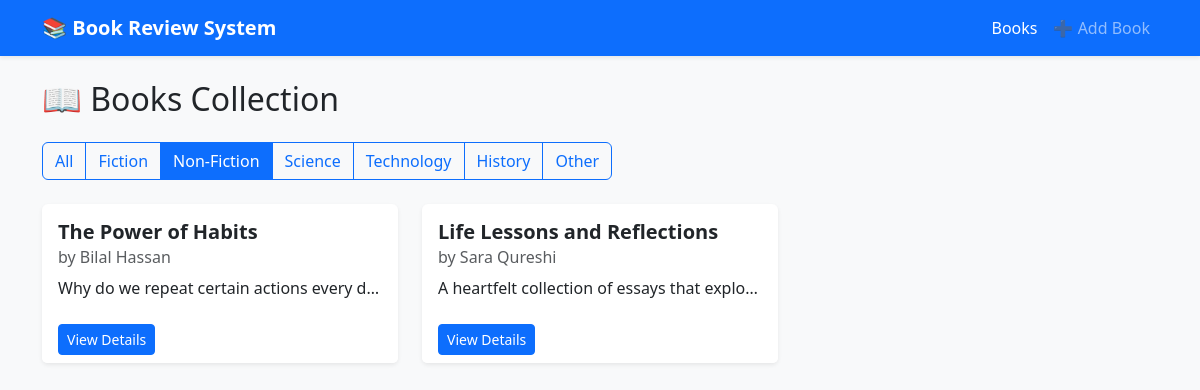
Screenshot of /?genre=non_fiction with the database file from the repository.
### book/models.py (models this page shows, shortened)
class Book(models.Model):
    GENRE_CHOICES = [
        ('fiction', 'Fiction'),
        ('non_fiction', 'Non-Fiction'),
        ('science', 'Science'),
        ('technology', 'Technology'),
        ('history', 'History'),
        ('other', 'Other'),
    ]
    title = models.CharField(max_length=200)
    author = models.CharField(max_length=200)
    description = models.TextField()
    genre = models.CharField(max_length=20,choices=GENRE_CHOICES)
    isbn = models.CharField('ISBN',max_length=13,unique=True)
    publication_date = models.DateField()
    average_rating = models.DecimalField(
        max_digits=3,
        decimal_places=2,
        validators=[MinLengthValidator(0),MaxLengthValidator(5)],
        default=0
    )
    created_at = models.DateTimeField(auto_now_add=True)
    updated_at = models.DateTimeField(auto_now=True)

### book/views.py (the view)
# urls.py: path('',views.book_list, name='book_list'),
def book_list(request):
    genre = request.GET.get('genre')
    if genre:
        books = Book.objects.filter(genre=genre).order_by('-created_at')
    else:
        books = Book.objects.all().order_by('-created_at')
    return render(request,'book/book_list.html',{'books':books},)

### book/templates/book/book_list.html (shortened to what this page needs)
{% extends "book/base.html" %}
{% block content %}
<h2 class="mb-4">📖 Books Collection</h2>
<div class="row mb-4">
    <div class="col">
        <div class="btn-group" role="group">
            <a href="{% url 'book_list' %}"
               class="btn btn-outline-primary {% if not request.GET.genre %}active{% endif %}">
               All
            </a>
            {% for key, value in books.model.GENRE_CHOICES %}
                <a href="?genre={{ key }}"
                   class="btn btn-outline-primary {% if request.GET.genre == key %}active{% endif %}">
                   {{ value }}
                </a>
            {% endfor %}
        </div>
    </div>
</div>
<div class="row row-cols-1 row-cols-md-2 row-cols-lg-3 g-4">
    {% for book in books %}
        <div class="col">
            <div class="card h-100 shadow-sm border-0">
                <div class="card-body">
                    <h5 class="card-title fw-bold">{{ book.title }}</h5>
                    <h6 class="card-subtitle mb-2 text-muted">by {{ book.author }}</h6>
                    <p class="card-text text-truncate" style="max-height: 4.5em; overflow: hidden;">
                        {{ book.description|truncatewords:30 }}
                    </p>
                </div>
                <div class="card-footer bg-white border-0">
                    <a href="{% url 'book_detail' book.pk %}" class="btn btn-sm btn-primary">View Details</a>
                </div>
            </div>
        </div>
    {% empty %}
        <div class="col-12">
            <div class="alert alert-info">No books found.</div>
        </div>
    {% endfor %}
</div>
{% endblock content %}

### rows the page displays
Book: title "The Power of Habits", author "Bilal Hassan", description "Why do we repeat certain actions every d…"
Book: title "Life Lessons and Reflections", author "Sara Qureshi", description "A heartfelt collection of essays that explo…"

### other values shown
{{ value }} "Fiction" "Non-Fiction" "Science" "Technology" "History" "Other"
